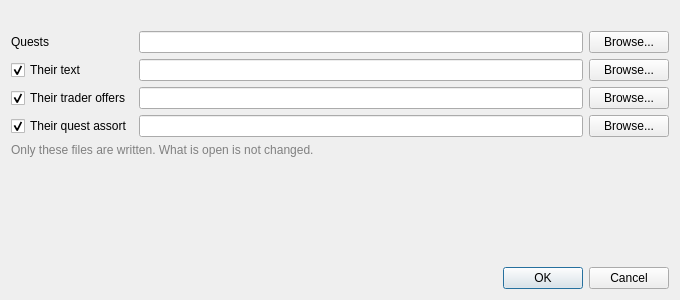
<?xml version="1.0" encoding="UTF-8"?>
<ui version="4.0">
 <class>ExportForm</class>
 <widget class="QDialog" name="ExportForm">
  <property name="geometry">
   <rect>
    <x>0</x>
    <y>0</y>
    <width>680</width>
    <height>300</height>
   </rect>
  </property>
  <property name="windowTitle">
   <string>Export quests</string>
  </property>
  <layout class="QVBoxLayout" name="verticalLayout">
   <item>
    <widget class="QLabel" name="summaryLabel">
     <property name="text">
      <string/>
     </property>
     <property name="wordWrap">
      <bool>true</bool>
     </property>
    </widget>
   </item>
   <item>
    <layout class="QGridLayout" name="grid">
     <item row="0" column="0">
      <widget class="QLabel" name="questsLabel">
       <property name="text">
        <string>Quests</string>
       </property>
      </widget>
     </item>
     <item row="0" column="1">
      <widget class="QLineEdit" name="questsEdit"/>
     </item>
     <item row="0" column="2">
      <widget class="QPushButton" name="questsBrowse">
       <property name="text">
        <string>Browse...</string>
       </property>
      </widget>
     </item>
     <item row="1" column="0">
      <widget class="QCheckBox" name="localeBox">
       <property name="text">
        <string>Their text</string>
       </property>
       <property name="checked">
        <bool>true</bool>
       </property>
      </widget>
     </item>
     <item row="1" column="1">
      <widget class="QLineEdit" name="localeEdit"/>
     </item>
     <item row="1" column="2">
      <widget class="QPushButton" name="localeBrowse">
       <property name="text">
        <string>Browse...</string>
       </property>
      </widget>
     </item>
     <item row="2" column="0">
      <widget class="QCheckBox" name="assortBox">
       <property name="text">
        <string>Their trader offers</string>
       </property>
       <property name="checked">
        <bool>true</bool>
       </property>
      </widget>
     </item>
     <item row="2" column="1">
      <widget class="QLineEdit" name="assortEdit"/>
     </item>
     <item row="2" column="2">
      <widget class="QPushButton" name="assortBrowse">
       <property name="text">
        <string>Browse...</string>
       </property>
      </widget>
     </item>
     <item row="3" column="0">
      <widget class="QCheckBox" name="locksBox">
       <property name="text">
        <string>Their quest assort</string>
       </property>
       <property name="checked">
        <bool>true</bool>
       </property>
      </widget>
     </item>
     <item row="3" column="1">
      <widget class="QLineEdit" name="locksEdit"/>
     </item>
     <item row="3" column="2">
      <widget class="QPushButton" name="locksBrowse">
       <property name="text">
        <string>Browse...</string>
       </property>
      </widget>
     </item>
    </layout>
   </item>
   <item>
    <widget class="QLabel" name="noteLabel">
     <property name="styleSheet">
      <string notr="true">color: #808080;</string>
     </property>
     <property name="text">
      <string>Only these files are written. What is open is not changed.</string>
     </property>
     <property name="wordWrap">
      <bool>true</bool>
     </property>
    </widget>
   </item>
   <item>
    <spacer name="verticalSpacer">
     <property name="orientation">
      <enum>Qt::Vertical</enum>
     </property>
     <property name="sizeHint" stdset="0">
      <size>
       <width>20</width>
       <height>0</height>
      </size>
     </property>
    </spacer>
   </item>
   <item>
    <widget class="QDialogButtonBox" name="buttons">
     <property name="standardButtons">
      <set>QDialogButtonBox::Cancel|QDialogButtonBox::Ok</set>
     </property>
    </widget>
   </item>
  </layout>
 </widget>
 <resources/>
 <connections>
  <connection>
   <sender>buttons</sender>
   <signal>accepted()</signal>
   <receiver>ExportForm</receiver>
   <slot>accept()</slot>
  </connection>
  <connection>
   <sender>buttons</sender>
   <signal>rejected()</signal>
   <receiver>ExportForm</receiver>
   <slot>reject()</slot>
  </connection>
 </connections>
</ui>
